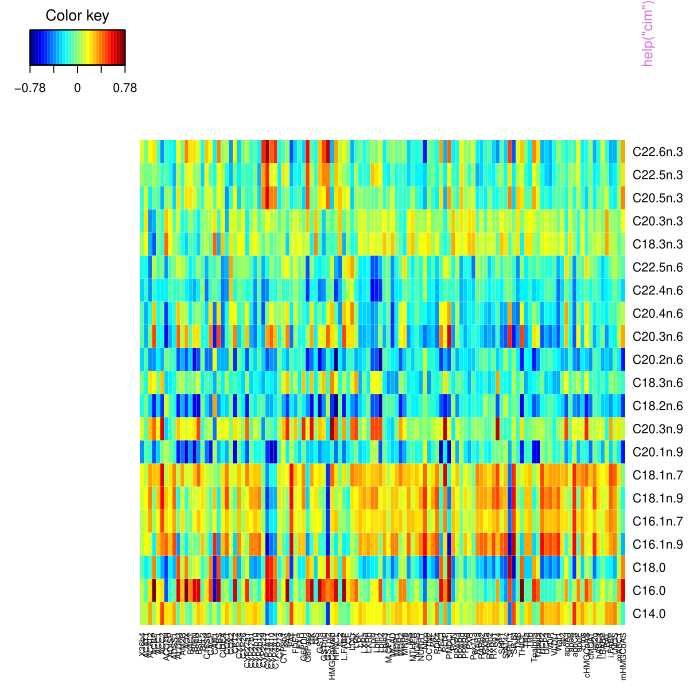

Reproduce this figure in R.
pkgname <- "mixOmics"
source(file.path(R.home("share"), "R", "examples-header.R"))
options(warn = 1)
base::assign(".ExTimings", "mixOmics-Ex.timings", pos = 'CheckExEnv')
base::cat("name\tuser\tsystem\telapsed\n", file=base::get(".ExTimings", pos = 'CheckExEnv'))
base::assign(".format_ptime",
function(x) {
  if(!is.na(x[4L])) x[1L] <- x[1L] + x[4L]
  if(!is.na(x[5L])) x[2L] <- x[2L] + x[5L]
  options(OutDec = '.')
  format(x[1L:3L], digits = 7L)
},
pos = 'CheckExEnv')

### * </HEADER>
library('mixOmics')

base::assign(".oldSearch", base::search(), pos = 'CheckExEnv')
cleanEx()
nameEx("cim")
### * cim

flush(stderr()); flush(stdout())

base::assign(".ptime", proc.time(), pos = "CheckExEnv")
### Name: cim
### Title: Clustered Image Maps (CIMs) ("heat maps")
### Aliases: cim cim.default cim.rcc cim.spls cim.pls
### Keywords: multivariate iplot hplot graphs cluster

### ** Examples

## default method
data(nutrimouse)
X <- nutrimouse$lipid
Y <- nutrimouse$gene

cim(cor(X, Y), dendrogram = "none")

## CIM representation for objects of class 'rcc'
nutri.res <- rcc(X, Y, ncomp = 3, lambda1 = 0.064, lambda2 = 0.008)

dends <- cim(nutri.res, comp = 1:3, xlab = "genes", 
             ylab = "lipids", margins = c(5, 6))

op <- par(mar = c(5, 4, 4, 4), cex = 0.8)			 
plot(dends$ddr, axes = FALSE, horiz = TRUE)
par(op)

## interactive 'zoom' 
## Not run: 
##D cim(nutri.res, comp = 1:3, zoom = TRUE)
##D ## select the region and "see" the zoom-out region
## End(Not run)

## CIM representation for objects of class 'spls'
data(liver.toxicity)
X <- liver.toxicity$gene
Y <- liver.toxicity$clinic

toxicity.spls <- spls(X, Y, ncomp = 3, keepX = c(50, 50, 50), 
                      keepY = c(10, 10, 10))

cim(toxicity.spls, comp = 1:3)



base::assign(".dptime", (proc.time() - get(".ptime", pos = "CheckExEnv")), pos = "CheckExEnv")
base::cat("cim", base::get(".format_ptime", pos = 'CheckExEnv')(get(".dptime", pos = "CheckExEnv")), "\n", file=base::get(".ExTimings", pos = 'CheckExEnv'), append=TRUE, sep="\t")
graphics::par(get("par.postscript", pos = 'CheckExEnv'))
cleanEx()
nameEx("image.tune.rcc")
### * image.tune.rcc

flush(stderr()); flush(stdout())

base::assign(".ptime", proc.time(), pos = "CheckExEnv")
### Name: image
### Title: Plot the cross-validation score.
### Aliases: image.tune.rcc
### Keywords: dplot hplot

### ** Examples

data(nutrimouse)
X <- nutrimouse$lipid
Y <- nutrimouse$gene

## this can take some seconds
cv.score <- tune.rcc(X, Y, validation = "Mfold", plt = FALSE)
image(cv.score)



base::assign(".dptime", (proc.time() - get(".ptime", pos = "CheckExEnv")), pos = "CheckExEnv")
base::cat("image.tune.rcc", base::get(".format_ptime", pos = 'CheckExEnv')(get(".dptime", pos = "CheckExEnv")), "\n", file=base::get(".ExTimings", pos = 'CheckExEnv'), append=TRUE, sep="\t")
cleanEx()
nameEx("imgCor")
### * imgCor

flush(stderr()); flush(stdout())

base::assign(".ptime", proc.time(), pos = "CheckExEnv")
### Name: imgCor
### Title: Image Maps of Correlation Matrices between two Data Sets
### Aliases: imgCor
### Keywords: multivariate dplot

### ** Examples

data(nutrimouse)
X <- nutrimouse$lipid
Y <- nutrimouse$gene

## 'combine' type plot (default)
imgCor(X, Y)

## 'separate' type plot
## Not run: 
##D imgCor(X, Y, type = "separate")
##D 
##D ## 'separate' type plot without the name of datas
##D imgCor(X, Y, X.names = FALSE, Y.names = FALSE, type = "separate")
## End(Not run)



base::assign(".dptime", (proc.time() - get(".ptime", pos = "CheckExEnv")), pos = "CheckExEnv")
base::cat("imgCor", base::get(".format_ptime", pos = 'CheckExEnv')(get(".dptime", pos = "CheckExEnv")), "\n", file=base::get(".ExTimings", pos = 'CheckExEnv'), append=TRUE, sep="\t")
cleanEx()
nameEx("ipca")
### * ipca

flush(stderr()); flush(stdout())

base::assign(".ptime", proc.time(), pos = "CheckExEnv")
### Name: ipca
### Title: Independent Principal Component Analysis
### Aliases: ipca
### Keywords: algebra

### ** Examples

data(liver.toxicity)

# implement IPCA on a microarray dataset
ipca.res <- ipca(liver.toxicity$gene, ncomp = 3, mode="deflation")
ipca.res

# samples representation
plotIndiv(ipca.res, ind.names = liver.toxicity$treatment[, 4], cex = 0.5, 
          col = as.numeric(as.factor(liver.toxicity$treatment[, 4])))
## Not run: 
##D plot3dIndiv(ipca.res, cex = 0.01,
##D             col = as.numeric(as.factor(liver.toxicity$treatment[, 4])))
## End(Not run)

# variables representation
plotVar(ipca.res, var.label = TRUE, cex = 0.5)

## Not run: 
##D plot3dVar(ipca.res, rad.in = 0.5, cex = 0.5, 
##D           col = as.numeric(as.factor(liver.toxicity$treatment[, 4])))
##D           
## End(Not run)



base::assign(".dptime", (proc.time() - get(".ptime", pos = "CheckExEnv")), pos = "CheckExEnv")
base::cat("ipca", base::get(".format_ptime", pos = 'CheckExEnv')(get(".dptime", pos = "CheckExEnv")), "\n", file=base::get(".ExTimings", pos = 'CheckExEnv'), append=TRUE, sep="\t")
cleanEx()
nameEx("jet.colors")
### * jet.colors

flush(stderr()); flush(stdout())

base::assign(".ptime", proc.time(), pos = "CheckExEnv")
### Name: jet.colors
### Title: Jet Colors Palette
### Aliases: jet.colors
### Keywords: color

### ** Examples

## Jet Color Scales Strips
def.par <- par(no.readonly = TRUE)
par(mfrow = c(3, 1))
z <- seq(-1, 1, length = 125)
for (n in c(11, 33, 125)) {
    image(matrix(z, ncol = 1), col = jet.colors(n), 
          xaxt = "n", yaxt = "n", main = paste("n = ", n))
    box()
    par(usr = c(-1, 1, -1, 1))		
    axis(1, at = c(-1, 0, 1))
}
par(def.par)



base::assign(".dptime", (proc.time() - get(".ptime", pos = "CheckExEnv")), pos = "CheckExEnv")
base::cat("jet.colors", base::get(".format_ptime", pos = 'CheckExEnv')(get(".dptime", pos = "CheckExEnv")), "\n", file=base::get(".ExTimings", pos = 'CheckExEnv'), append=TRUE, sep="\t")
graphics::par(get("par.postscript", pos = 'CheckExEnv'))
cleanEx()
nameEx("mat.rank")
### * mat.rank

flush(stderr()); flush(stdout())

base::assign(".ptime", proc.time(), pos = "CheckExEnv")
### Name: mat.rank
### Title: Matrix Rank
### Aliases: mat.rank
### Keywords: algebra

### ** Examples

## Hilbert matrix
hilbert <- function(n) { i <- 1:n; 1 / outer(i - 1, i, "+") }
mat <- hilbert(16)
mat.rank(mat)

## Hilbert matrix with missing data
idx.na <- matrix(sample(c(0, 1, 1, 1, 1), 36, replace = TRUE), ncol = 6)
m.na <- m <- hilbert(9)[, 1:6]
m.na[idx.na == 0] <- NA
mat.rank(m)
mat.rank(m.na)



base::assign(".dptime", (proc.time() - get(".ptime", pos = "CheckExEnv")), pos = "CheckExEnv")
base::cat("mat.rank", base::get(".format_ptime", pos = 'CheckExEnv')(get(".dptime", pos = "CheckExEnv")), "\n", file=base::get(".ExTimings", pos = 'CheckExEnv'), append=TRUE, sep="\t")
cleanEx()
nameEx("multilevel")
### * multilevel

flush(stderr()); flush(stdout())

base::assign(".ptime", proc.time(), pos = "CheckExEnv")
### Name: multilevel
### Title: Multilevel analysis for repeated measurements (cross-over
###   design)
### Aliases: multilevel multilevel.spls multilevel.splsda
### Keywords: regression multivariate

### ** Examples

## First example: one-factor analysis with sPLS-DA, selecting a subset of variables
# as in the paper Liquet et al.
#--------------------------------------------------------------
data(vac18)
X <- vac18$genes
Y <- vac18$stimulation
# sample indicates the repeated measurements
design <- data.frame(sample = vac18$sample, 
                     stimul = vac18$stimulation)

# multilevel sPLS-DA model
res.1level <- multilevel(X, ncomp = 3, design = design,
                         method = "splsda", keepX = c(30, 137, 123))

# set up colors for plotIndiv
col.stim <- c("darkblue", "purple", "green4","red3")
col.stim <- col.stim[as.numeric(Y)]
plotIndiv(res.1level, ind.names = Y, col = col.stim)


## Second example: two-factor analysis with sPLS-DA, selecting a subset of variables
# as in the paper Liquet et al.
#--------------------------------------------------------------
## Not run: 
##D data(vac18.simulated) # simulated data
##D 
##D X <- vac18.simulated$genes
##D design <- data.frame(sample = vac18.simulated$sample,
##D                      stimu = vac18.simulated$stimulation,
##D                      time = vac18.simulated$time)
##D 
##D res.2level <- multilevel(X, ncomp = 2, design = design,
##D                          keepX = c(200, 200), method = 'splsda')
##D 
##D # set up colors and pch for plotIndiv
##D col.stimu <- as.numeric(design$stimu)
##D pch.time <- c(20, 4)[as.numeric(design$time)]
##D 
##D plotIndiv(res.2level, col = col.stimu, ind.names = FALSE,
##D           pch = pch.time)
##D legend('bottomright', legend = levels(design$stimu),
##D        col = unique(col.stimu), pch = 20, cex = 0.8, 
##D        title = "Stimulation")
##D legend('topright', col = 'black', legend = levels(design$time),  
##D        pch = unique(pch.time), cex = 0.8, title = "Time")
## End(Not run)       

## Third example: one-factor analysis with sPLS, selecting a subset of variables
#--------------------------------------------------------------
## Not run: 
##D data(liver.toxicity)
##D # note: we made up those data, pretending they are repeated measurements
##D repeat.indiv <- c(1, 2, 1, 2, 1, 2, 1, 2, 3, 3, 4, 3, 4, 3, 4, 4, 5, 6, 5, 5,
##D                  6, 5, 6, 7, 7, 8, 6, 7, 8, 7, 8, 8, 9, 10, 9, 10, 11, 9, 9,
##D                  10, 11, 12, 12, 10, 11, 12, 11, 12, 13, 14, 13, 14, 13, 14,
##D                  13, 14, 15, 16, 15, 16, 15, 16, 15, 16)
##D summary(as.factor(repeat.indiv)) # 16 rats, 4 measurements each
##D 
##D design <- data.frame(sample = repeat.indiv, 
##D                      stimu = liver.toxicity$treatment$Dose.Group)
##D res.spls.1level <- multilevel(X = liver.toxicity$gene,
##D                                        Y=liver.toxicity$clinic,
##D                                        design = design,
##D                                        ncomp = 3,
##D                                        keepX = c(50, 50, 50), keepY = c(5, 5, 5),
##D                                        method = 'spls', mode = 'canonical')
##D 
##D # set up colors and pch for plotIndiv
##D col.stimu <- as.numeric(as.factor(design$stimu))
##D 
##D plotIndiv(res.spls.1level, rep.space = 'X-variate', ind.names = FALSE, 
##D           col = col.stimu, pch = 20)
##D title(main = 'Gene expression space')
##D plotIndiv(res.spls.1level, rep.space = 'Y-variate', ind.names = FALSE,
##D           col = col.stimu, pch = 20)
##D title(main = 'Clnical measurements space')
##D legend('bottomright', legend = levels(as.factor(design$stimu)),
##D        col = unique(col.stimu), pch = 20, cex = 0.8, 
##D        title = "Dose")
## End(Not run)



base::assign(".dptime", (proc.time() - get(".ptime", pos = "CheckExEnv")), pos = "CheckExEnv")
base::cat("multilevel", base::get(".format_ptime", pos = 'CheckExEnv')(get(".dptime", pos = "CheckExEnv")), "\n", file=base::get(".ExTimings", pos = 'CheckExEnv'), append=TRUE, sep="\t")
cleanEx()
nameEx("network")
### * network

flush(stderr()); flush(stdout())

base::assign(".ptime", proc.time(), pos = "CheckExEnv")
### Name: network
### Title: Relevance Network for (r)CCA and (s)PLS regression
### Aliases: network.default network.rcc network.pls network.spls network
### Keywords: multivariate graphs dplot hplot iplot

### ** Examples


## network representation for objects of class 'rcc'
data(nutrimouse)
X <- nutrimouse$lipid
Y <- nutrimouse$gene
nutri.res <- rcc(X, Y, ncomp = 3, lambda1 = 0.064, lambda2 = 0.008)

## Not run: 
##D    # may not work on the Linux version, use Windows instead
##D network(nutri.res, comp = 1:3, threshold = 0.6)
## End(Not run)

## Changing the attributes of the network
## Not run: 
##D network(nutri.res, comp = 1:3, threshold = 0.45,
##D         color.node = c("mistyrose", "lightcyan"),,
##D         shape.node = c("circle", "rectangle"), 
##D         color.edge = jet.colors(8),
##D         lty.edge = c("solid", "solid"), lwd.edge = c(2, 2), 
##D         show.edge.labels = FALSE)
## End(Not run)

## interactive 'threshold' 
## Not run: 
##D network(nutri.res, comp = 1:3, threshold = 0.55, interactive = TRUE)
##D ## select the 'threshold' and "see" the new network
## End(Not run)

## network representation for objects of class 'spls'
data(liver.toxicity)
X <- liver.toxicity$gene
Y <- liver.toxicity$clinic
toxicity.spls <- spls(X, Y, ncomp = 3, keepX = c(50, 50, 50), 
                      keepY = c(10, 10, 10))
## Not run: 
##D network(toxicity.spls, comp = 1:3, threshold = 0.8, 
##D         X.names = NULL, Y.names = NULL, keep.var = TRUE,
##D         color.node = c("mistyrose", "lightcyan"),
##D         shape.node = c("rectangle", "circle"),
##D         color.edge = c("red", "blue"),
##D         lty.edge = c("solid", "solid"), lwd.edge = c(1, 1), 
##D         show.edge.labels = FALSE, interactive = FALSE)
## End(Not run)



base::assign(".dptime", (proc.time() - get(".ptime", pos = "CheckExEnv")), pos = "CheckExEnv")
base::cat("network", base::get(".format_ptime", pos = 'CheckExEnv')(get(".dptime", pos = "CheckExEnv")), "\n", file=base::get(".ExTimings", pos = 'CheckExEnv'), append=TRUE, sep="\t")
cleanEx()
nameEx("nipals")
### * nipals

flush(stderr()); flush(stdout())

base::assign(".ptime", proc.time(), pos = "CheckExEnv")
### Name: nipals
### Title: Non-linear Iterative Partial Least Squares (NIPALS) algorithm
### Aliases: nipals
### Keywords: algebra multivariate

### ** Examples

## Hilbert matrix
hilbert <- function(n) { i <- 1:n; 1 / outer(i - 1, i, "+") }
X.na <- X <- hilbert(9)[, 1:6]

## Hilbert matrix with missing data
idx.na <- matrix(sample(c(0, 1, 1, 1, 1), 36, replace = TRUE), ncol = 6)
X.na[idx.na == 0] <- NA
X.rec <- nipals(X.na, reconst = TRUE)$rec
round(X, 2)
round(X.rec, 2)



base::assign(".dptime", (proc.time() - get(".ptime", pos = "CheckExEnv")), pos = "CheckExEnv")
base::cat("nipals", base::get(".format_ptime", pos = 'CheckExEnv')(get(".dptime", pos = "CheckExEnv")), "\n", file=base::get(".ExTimings", pos = 'CheckExEnv'), append=TRUE, sep="\t")
cleanEx()
nameEx("pca")
### * pca

flush(stderr()); flush(stdout())

base::assign(".ptime", proc.time(), pos = "CheckExEnv")
### Name: pca
### Title: Principal Components Analysis
### Aliases: pca
### Keywords: algebra

### ** Examples

data(multidrug)

## this data set contains missing values, therefore 
## the 'prcomp' function cannot be applied
pca.res <- pca(multidrug$ABC.trans, ncomp = 4, scale = TRUE)
plot(pca.res)
print(pca.res)
biplot(pca.res, xlabs = multidrug$cell.line$Class, cex = 0.7)

# samples representation
plotIndiv(pca.res, ind.names = multidrug$cell.line$Class, cex = 0.5, 
          col = as.numeric(as.factor(multidrug$cell.line$Class)))
## Not run: 
##D plot3dIndiv(pca.res, cex = 0.2,
##D             col = as.numeric(as.factor(multidrug$cell.line$Class)))
## End(Not run)
# variables representation
plotVar(pca.res, var.label = TRUE)
## Not run: 
##D plot3dVar(pca.res, rad.in = 0.5, var.label = TRUE, cex = 0.5)
## End(Not run)



base::assign(".dptime", (proc.time() - get(".ptime", pos = "CheckExEnv")), pos = "CheckExEnv")
base::cat("pca", base::get(".format_ptime", pos = 'CheckExEnv')(get(".dptime", pos = "CheckExEnv")), "\n", file=base::get(".ExTimings", pos = 'CheckExEnv'), append=TRUE, sep="\t")
cleanEx()
nameEx("perf")
### * perf

flush(stderr()); flush(stdout())

base::assign(".ptime", proc.time(), pos = "CheckExEnv")
### Name: perf
### Title: Compute evaluation criteria for PLS, sPLS, PLS-DA and sPLS-DA
### Aliases: perf perf.pls perf.spls perf.plsda perf.splsda
### Keywords: regression multivariate

### ** Examples

## validation for objects of class 'pls' (regression)
# ----------------------------------------
## Not run: 
##D data(liver.toxicity)
##D X <- liver.toxicity$gene
##D Y <- liver.toxicity$clinic
##D 
##D 
##D # try tune the number of component to choose
##D # ---------------------
##D # first learn the full model
##D liver.pls <- pls(X, Y, ncomp = 10)
##D 
##D # with 5-fold cross validation: we use the same parameters as in model above
##D # but we perform cross validation to compute the MSEP, Q2 and R2 criteria
##D # ---------------------------
##D liver.val <- perf(liver.pls, validation = "Mfold", folds = 5)
##D 
##D # Q2 total should decrease until it reaches a threshold
##D liver.val$Q2.total
##D 
##D # ncomp = 3 is enough
##D plot(liver.val$Q2.total, type = 'l', col = 'red', ylim = c(-0.1, 0.5), 
##D 	xlab = 'PLS components', ylab = 'Q2 total')
##D abline(h = 0.0975, col = 'darkgreen')
##D legend('topright', col = c('red', 'darkgreen'), legend = c('Q2 total', 'threshold 0.0975')
##D 	, lty = 1)
##D title('Liver toxicity PLS 5-fold, Q2 values')
##D 
##D #have a look at the other criteria
##D # ----------------------
##D # R2
##D liver.val$R2
##D matplot(t(liver.val$R2), type = 'l', xlab = 'PLS components', ylab = 'R2 for each variable')
##D title('Liver toxicity PLS 5-fold, R2 values')
##D 
##D # MSEP
##D liver.val$MSEP
##D matplot(t(liver.val$MSEP), type = 'l', xlab = 'PLS components', ylab = 'MSEP for each variable')
##D title('Liver toxicity PLS 5-fold, MSEP values')
##D 
##D 
##D ## validation for objects of class 'spls' (regression)
##D # ----------------------------------------
##D ncomp = 7
##D # first, learn the model on the whole data set
##D model.spls = spls(X, Y, ncomp = ncomp, mode = 'regression',
##D 	 keepX = c(rep(5, ncomp)), keepY = c(rep(2,ncomp)))
##D 
##D 
##D # with leave-one-out cross validation
##D set.seed(45)
##D model.spls.loo.val <- perf(model.spls, validation = "loo")
##D 
##D #Q2 total
##D model.spls.loo.val$Q2.total
##D 
##D # R2:we can see how the performance degrades when ncomp increases
##D # results are similar to 5-fold
##D model.spls.loo.val$R2
##D 
##D 
##D ## validation for objects of class 'splsda' (classification)
##D # ----------------------------------------
##D data(srbct)
##D X <- srbct$gene
##D Y <- srbct$class  
##D 
##D ncomp = 5
##D 
##D srbct.splsda <- splsda(X, Y, ncomp = ncomp, keepX = rep(10, ncomp))  
##D 
##D # with Mfold
##D # ---------
##D set.seed(45)
##D error <- perf(srbct.splsda, validation = "Mfold", folds = 8, 
##D                method.predict = "all")
##D 
##D plot(error, type = "l")
## End(Not run)




base::assign(".dptime", (proc.time() - get(".ptime", pos = "CheckExEnv")), pos = "CheckExEnv")
base::cat("perf", base::get(".format_ptime", pos = 'CheckExEnv')(get(".dptime", pos = "CheckExEnv")), "\n", file=base::get(".ExTimings", pos = 'CheckExEnv'), append=TRUE, sep="\t")
cleanEx()
nameEx("pheatmap.multilevel")
### * pheatmap.multilevel

flush(stderr()); flush(stdout())

base::assign(".ptime", proc.time(), pos = "CheckExEnv")
### Name: pheatmap.multilevel
### Title: Clustered heatmap
### Aliases: pheatmap.multilevel pheatmap.multilevel.splsda1fact
###   pheatmap.multilevel.splsda2fact
### Keywords: regression multivariate

### ** Examples

## First example: one-factor analysis with sPLS-DA
# -------------------
data(vac18)
X <- vac18$genes
Y <- vac18$stimulation

design <- data.frame(sample = vac18$sample, 
                     stimul = vac18$stimulation)
vac18.splsda.multilevel <- multilevel(X, ncomp = 3, design = design,
                                         method = "splsda", keepX = c(30, 137, 123))


# set up colors for pheatmap
col.samp <- c("lightgreen", "red", "lightblue", "darkorange",
              "purple", "maroon", "blue", "chocolate", "turquoise",
              "tomato1", "pink2", "aquamarine")
col.stimu <- c("darkblue", "purple", "green4","red3")
col.stimu <- col.stimu[as.numeric(Y)]
col.stimu = unique(col.stimu)

pheatmap.multilevel(vac18.splsda.multilevel, 
                    # colors:
                    col_sample = col.samp, 
                    col_stimulation = col.stimu,
                    #labels:
                    label_annotation = c("Subject", "Stimulus"),
                    # scaling:
                    scale = 'row',
                    # distances and clutering
                    clustering_distance_rows = "euclidean", 
                    clustering_distance_cols = "euclidean", 
                    clustering_method = "complete",
                    #  show col/row names and font
                    show_colnames = FALSE,
                    show_rownames = FALSE, 
                    fontsize = 8, 
                    fontsize_row = 3,
                    fontsize_col = 2,
                    border = FALSE, 
                    width = 10)

## Second example: two-factor analysis with sPLS-DA
# --------------------
## Not run: 
##D data(vac18.simulated) # on the simulated data this time
##D 
##D X <- vac18.simulated$genes
##D design <- data.frame(sample = vac18.simulated$sample,
##D                      stimul = vac18.simulated$stimulation,
##D                      time = vac18.simulated$time)
##D 
##D vac18.splsda2.multilevel <- multilevel(X, ncomp = 2, design = design,
##D                             keepX = c(200, 200), method = 'splsda')
##D 
##D # set up colors for each level of pheatmap 
##D col.sample <- c("lightgreen", "red","lightblue","darkorange","purple","maroon") # 6 samples
##D col.time <- c("pink","lightblue1") # two time points
##D col.stimu <- c('green', 'black', 'red', 'blue') # 4 stimulations
##D # set up labels for the 2 levels in design matrix
##D label.stimu <- unique(design[, 2])
##D label.time <- unique(design$time)
##D 
##D pheatmap.multilevel(vac18.splsda2.multilevel,
##D                                 # colors:
##D                                 col_sample=col.sample, 
##D                                 col_stimulation=col.stimu, 
##D                                 col_time=col.time,
##D                                 #labels for each level
##D                                 label_color_stimulation=label.stimu,
##D                                 label_color_time=label.time, 
##D                                 #clustering method
##D                                 clustering_method="ward",
##D                                 #show col/row names and font size
##D                                 show_colnames = FALSE,
##D                                 show_rownames = TRUE,
##D                                 fontsize_row=2)
## End(Not run)



base::assign(".dptime", (proc.time() - get(".ptime", pos = "CheckExEnv")), pos = "CheckExEnv")
base::cat("pheatmap.multilevel", base::get(".format_ptime", pos = 'CheckExEnv')(get(".dptime", pos = "CheckExEnv")), "\n", file=base::get(".ExTimings", pos = 'CheckExEnv'), append=TRUE, sep="\t")
cleanEx()
nameEx("plot.perf")
### * plot.perf

flush(stderr()); flush(stdout())

base::assign(".ptime", proc.time(), pos = "CheckExEnv")
### Name: plot.perf
### Title: Plot for model performance
### Aliases: plot.perf
### Keywords: regression multivariate hplot

### ** Examples

require(lattice)

## validation for objects of class 'pls' or 'spls'
## Not run: 
##D data(liver.toxicity)
##D X <- liver.toxicity$gene
##D Y <- liver.toxicity$clinic
##D 
##D liver.pls <- pls(X, Y, ncomp = 3)
##D liver.perf <- perf(liver.pls, validation = "Mfold")
##D 				   
##D plot(liver.perf, criterion = "R2", type = "l", layout = c(2, 2))
## End(Not run)



base::assign(".dptime", (proc.time() - get(".ptime", pos = "CheckExEnv")), pos = "CheckExEnv")
base::cat("plot.perf", base::get(".format_ptime", pos = 'CheckExEnv')(get(".dptime", pos = "CheckExEnv")), "\n", file=base::get(".ExTimings", pos = 'CheckExEnv'), append=TRUE, sep="\t")
cleanEx()
nameEx("plot.rcc")
### * plot.rcc

flush(stderr()); flush(stdout())

base::assign(".ptime", proc.time(), pos = "CheckExEnv")
### Name: plot.rcc
### Title: Canonical Correlations Plot
### Aliases: plot.rcc
### Keywords: multivariate hplot

### ** Examples

data(nutrimouse)
X <- nutrimouse$lipid
Y <- nutrimouse$gene
nutri.res <- rcc(X, Y, lambda1 = 0.064, lambda2 = 0.008)

## 'pointplot' type scree 
plot(nutri.res) #(default)

plot(nutri.res, pch = 19, cex = 1.2, 
     col = c(rep("red", 3), rep("darkblue", 18)))

## 'barplot' type scree
plot(nutri.res, scree.type = "barplot")

plot(nutri.res, scree.type = "barplot", density = 20, col = "black")



base::assign(".dptime", (proc.time() - get(".ptime", pos = "CheckExEnv")), pos = "CheckExEnv")
base::cat("plot.rcc", base::get(".format_ptime", pos = 'CheckExEnv')(get(".dptime", pos = "CheckExEnv")), "\n", file=base::get(".ExTimings", pos = 'CheckExEnv'), append=TRUE, sep="\t")
cleanEx()
nameEx("plot3dIndiv")
### * plot3dIndiv

flush(stderr()); flush(stdout())

base::assign(".ptime", proc.time(), pos = "CheckExEnv")
### Name: plot3dIndiv
### Title: Plot of Individuals (Experimental Units) in three dimensions
### Aliases: plot3dIndiv plot3dIndiv.rcc plot3dIndiv.pls plot3dIndiv.spls
###   plot3dIndiv.plsda plot3dIndiv.splsda plot3dIndiv.pca plot3dIndiv.spca
### Keywords: multivariate hplot dplot

### ** Examples

require(rgl)

## Not run: 
##D ## plot3d of individuals for objects of class 'rcc' 
##D data(nutrimouse)
##D X <- nutrimouse$lipid
##D Y <- nutrimouse$gene
##D nutri.res <- rcc(X, Y, ncomp = 3, lambda1 = 0.064, lambda2 = 0.008)
##D 
##D col = nutrimouse$diet
##D font = c(rep(1, 20), rep(3, 20))
##D plot3dIndiv(nutri.res, ind.names = nutrimouse$diet, 
##D                 axes.box = "box", font = font, col = col)
##D 				
##D pch = c(rep("s", 20), rep("t", 20))
##D plot3dIndiv(nutri.res, ind.names = FALSE, axes.box = "both", 
##D                 col = col, cex = 1.5, pch = pch)
##D 
##D ## plot3d of individuals for objects of class 'pls' or 'spls'	   
##D data(liver.toxicity)
##D X <- liver.toxicity$gene
##D Y <- liver.toxicity$clinic
##D toxicity.spls <- spls(X, Y, ncomp = 3, keepX = c(50, 50, 50), 
##D                       keepY = c(10, 10, 10))
##D 		  	
##D Time.Group = liver.toxicity$treatment[, "Time.Group"]				  
##D col <- rep(c("blue", "red", "darkgreen", "darkviolet"), rep(16, 4))
##D plot3dIndiv(toxicity.spls, ind.names = Time.Group, 
##D                  col = col, cex = 0.8)		  
##D 		  				  
##D col <- rainbow(48)[Time.Group]
##D plot3dIndiv(toxicity.spls, ind.names = FALSE, 
##D                  col = col, cex = 0.3, axes.box = "both")	
##D 
##D ## plot3d of individuals for objects of class 'pca'	   
##D data(multidrug)
##D pca.res <- pca(multidrug$ABC.trans, ncomp = 4, scale = TRUE)
##D 
##D palette(rainbow(9))
##D col = as.numeric(as.factor(multidrug$cell.line$Class))
##D plot3dIndiv(pca.res, cex = 0.25, col = col)
##D palette("default")				 
## End(Not run)



base::assign(".dptime", (proc.time() - get(".ptime", pos = "CheckExEnv")), pos = "CheckExEnv")
base::cat("plot3dIndiv", base::get(".format_ptime", pos = 'CheckExEnv')(get(".dptime", pos = "CheckExEnv")), "\n", file=base::get(".ExTimings", pos = 'CheckExEnv'), append=TRUE, sep="\t")
cleanEx()
nameEx("plot3dVar")
### * plot3dVar

flush(stderr()); flush(stdout())

base::assign(".ptime", proc.time(), pos = "CheckExEnv")
### Name: plot3dVar
### Title: Plot of Variables in three dimensions
### Aliases: plot3dVar plot3dVar.rcc plot3dVar.pls plot3dVar.spls
###   plot3dVar.plsda plot3dVar.splsda plot3dVar.pca plot3dVar.spca
### Keywords: multivariate hplot dplot

### ** Examples

require(rgl)

## Not run: 
##D ## 3D variable representation for objects of class 'rcc'
##D data(nutrimouse)
##D X <- nutrimouse$lipid
##D Y <- nutrimouse$gene
##D nutri.res <- rcc(X, Y, ncomp = 3, lambda1 = 0.064, lambda2 = 0.008)
##D 
##D \dontrun{
##D # default
##D plot3dVar(nutri.res)
##D 
##D # cutoff active, labeling the variables
##D plot3dVar(nutri.res, cutoff = 0.7, X.label = TRUE, cex = c(0.8, 0.8))
##D }
##D ## 3D variable representation for objects of class 'pls' or 'spls'
##D data(liver.toxicity)
##D X <- liver.toxicity$gene
##D Y <- liver.toxicity$clinic
##D toxi.spls.1 <- spls(X, Y, ncomp = 3, keepX = c(50, 50, 50), 
##D                     keepY = c(10, 10, 10))
##D \dontrun{        
##D plot3dVar(toxi.spls.1, rad.in = 0.5, keep.var = TRUE, cex = c(1, 0.8), 
##D           main = "Variables 3D representation") 
##D }
##D toxi.spls.2 <- spls(X, Y, ncomp = 3, keepX = c(10, 10, 10), 
##D                     keepY = c(10, 10, 10))
##D 					  
##D plot3dVar(toxi.spls.2, rad.in = 0.5, Y.label = TRUE, 
##D           main = "Variables 3D representation", 
##D           label.axes.box = "axes")
##D 	
##D ## 3D variable representation for objects of class 'pca'	   
##D data(multidrug)
##D pca.res <- pca(multidrug$ABC.trans, ncomp = 4, scale = TRUE)
##D 
##D plot3dVar(pca.res)
##D 
##D ## variable representation for objects of class 'splsda'
##D data(liver.toxicity)
##D X <- liver.toxicity$gene
##D Y <- as.factor(liver.toxicity$treatment[, 4])
##D 
##D ncomp <- 3
##D keepX <- rep(20, ncomp)
##D 
##D splsda.liver <- splsda(X, Y, ncomp = ncomp, keepX = keepX)
##D \dontrun{
##D plot3dVar(splsda.liver, var.label = FALSE, Y.label = TRUE, keep.var = TRUE)
##D }
## End(Not run)



base::assign(".dptime", (proc.time() - get(".ptime", pos = "CheckExEnv")), pos = "CheckExEnv")
base::cat("plot3dVar", base::get(".format_ptime", pos = 'CheckExEnv')(get(".dptime", pos = "CheckExEnv")), "\n", file=base::get(".ExTimings", pos = 'CheckExEnv'), append=TRUE, sep="\t")
cleanEx()
nameEx("plotIndiv")
### * plotIndiv

flush(stderr()); flush(stdout())

base::assign(".ptime", proc.time(), pos = "CheckExEnv")
### Name: plotIndiv
### Title: Plot of Individuals (Experimental Units)
### Aliases: plotIndiv plotIndiv.rcc plotIndiv.pls plotIndiv.spls
###   plotIndiv.plsda plotIndiv.splsda plotIndiv.pca plotIndiv.spca
###   plotIndiv.rgcca plotIndiv.sgcca
### Keywords: multivariate hplot dplot

### ** Examples

## plot of individuals for objects of class 'rcc' 
# ----------------------------------------------------
data(nutrimouse)
X <- nutrimouse$lipid
Y <- nutrimouse$gene
nutri.res <- rcc(X, Y, ncomp = 3, lambda1 = 0.064, lambda2 = 0.008)

plotIndiv(nutri.res) #(default) 

col <- rep(c("blue", "red"), c(20, 20))
plotIndiv(nutri.res, ind.names = nutrimouse$diet, col = col)
legend(-2.2, -1.1, c("WT", "PPAR"), pch = c(16, 16), 
       col = c("blue", "red"), text.col = c("blue", "red"),
       cex = 1, pt.cex = c(1.2, 1.2))

## plot of individuals for objects of class 'pls' or 'spls'	
# ----------------------------------------------------   
data(liver.toxicity)
X <- liver.toxicity$gene
Y <- liver.toxicity$clinic
toxicity.spls <- spls(X, Y, ncomp = 3, keepX = c(50, 50, 50), 
                      keepY = c(10, 10, 10))
		  
col <- rep(c("blue", "red", "darkgreen", "darkviolet"), rep(16, 4))
cex <- rep(c(1, 1.2, 1, 1.4), c(16, 16, 16, 16))
pch <- rep(c(15, 16, 17, 18), c(16, 16, 16, 16))
plotIndiv(toxicity.spls, comp = 1:2, ind.names = FALSE,
          rep.space = "X-variate", col = col, cex = cex, pch = pch)
legend("topright", c("50 mg/kg", "150 mg/kg", "1500 mg/kg", "2000 mg/kg"), 
       col = c("blue", "red", "darkgreen", "darkviolet"), 
       pch = c(15, 16, 17, 18), pt.cex = c(1, 1.2, 1, 1.4), 
       title = "Treatment")
       
## variable representation for objects of class 'sgcca' (or 'rgcca')
# ----------------------------------------------------
data(nutrimouse)

# need to unmap the Y factor diet
Y = unmap(nutrimouse$diet)
data = list(nutrimouse$gene, nutrimouse$lipid,Y)
# with this design, gene expression and lipids are connected to the diet factor
# and gene expression and lipids are also connected
design = matrix(c(0,1,1,
                  1,0,1,
                  1,1,0), ncol = 3, nrow = 3, byrow = TRUE)

#note: the penalty parameters will need to be tuned
wrap.result.sgcca = wrapper.sgcca(data = data, design = design, penalty = c(.3,.5, 1), 
                                  ncomp = c(2, 2, 1),
                                  scheme = "centroid", verbose = FALSE)


# on the first data set
plotIndiv(wrap.result.sgcca, rep.space = 1, ind.names = TRUE, 
          col = as.numeric(nutrimouse$diet), cex = .6)
# on the second data set
plotIndiv(wrap.result.sgcca, rep.space = 2, ind.names = TRUE, 
          col = as.numeric(nutrimouse$diet), cex = .6)





base::assign(".dptime", (proc.time() - get(".ptime", pos = "CheckExEnv")), pos = "CheckExEnv")
base::cat("plotIndiv", base::get(".format_ptime", pos = 'CheckExEnv')(get(".dptime", pos = "CheckExEnv")), "\n", file=base::get(".ExTimings", pos = 'CheckExEnv'), append=TRUE, sep="\t")
cleanEx()
nameEx("plotVar")
### * plotVar

flush(stderr()); flush(stdout())

base::assign(".ptime", proc.time(), pos = "CheckExEnv")
### Name: plotVar
### Title: Plot of Variables
### Aliases: plotVar plotVar.rcc plotVar.pls plotVar.spls plotVar.plsda
###   plotVar.splsda plotVar.pca plotVar.spca plotVar.sgcca plotVar.rgcca
### Keywords: multivariate hplot dplot

### ** Examples

## variable representation for objects of class 'rcc'
# ----------------------------------------------------
data(nutrimouse)
X <- nutrimouse$lipid
Y <- nutrimouse$gene
nutri.res <- rcc(X, Y, ncomp = 3, lambda1 = 0.064, lambda2 = 0.008)

plotVar(nutri.res) #(default)

plotVar(nutri.res, comp = 1:2, cutoff = 0.5, 
        X.label = TRUE, Y.label = TRUE)

## variable representation for objects of class 'pls' or 'spls'
# ----------------------------------------------------
data(liver.toxicity)
X <- liver.toxicity$gene
Y <- liver.toxicity$clinic
toxicity.spls <- spls(X, Y, ncomp = 3, keepX = c(50, 50, 50), 
                      keepY = c(10, 10, 10))
	
plotVar(toxicity.spls, keep.var = TRUE, Y.label = TRUE, cex = c(1,0.8))	

## variable representation for objects of class 'splsda'
# ----------------------------------------------------
## Not run: 
##D data(liver.toxicity)
##D X <- liver.toxicity$gene
##D Y <- as.factor(liver.toxicity$treatment[, 4])
##D 
##D ncomp <- 2
##D keepX <- rep(20, ncomp)
##D 
##D splsda.liver <- splsda(X, Y, ncomp = ncomp, keepX = keepX)
##D plotVar(splsda.liver, var.label = FALSE)
## End(Not run)

## variable representation for objects of class 'sgcca' (or 'rgcca')
# ----------------------------------------------------
data(nutrimouse)

# need to unmap the Y factor diet
Y = unmap(nutrimouse$diet)
data = list(nutrimouse$gene, nutrimouse$lipid,Y)
# with this design, gene expression and lipids are connected to the diet factor
# and gene expression and lipids are also connected
design = matrix(c(0,1,1,
                  1,0,1,
                  1,1,0), ncol = 3, nrow = 3, byrow = TRUE)

#note: the penalty parameters will need to be tuned
wrap.result.sgcca = wrapper.sgcca(data = data, design = design, penalty = c(.3,.5, 1), 
                                  ncomp = c(2, 2, 1),
                                  scheme = "centroid", verbose = FALSE)
par(mfrow=c(2,2))
plotVar(wrap.result.sgcca, comp = c(1,2), block = c(1,2), ncomp.select = c(1,2))
plotVar(wrap.result.sgcca, comp = c(1,2), block = c(1,2), ncomp.select = c(1,2), labels = TRUE)
plotVar(wrap.result.sgcca, comp = c(1,2), block = c(1,2), ncomp.select = 1, labels = TRUE)
plotVar(wrap.result.sgcca, comp = c(1,2), block = 1, ncomp.select = 1, labels = TRUE)
par(mfrow=c(1,1))



base::assign(".dptime", (proc.time() - get(".ptime", pos = "CheckExEnv")), pos = "CheckExEnv")
base::cat("plotVar", base::get(".format_ptime", pos = 'CheckExEnv')(get(".dptime", pos = "CheckExEnv")), "\n", file=base::get(".ExTimings", pos = 'CheckExEnv'), append=TRUE, sep="\t")
graphics::par(get("par.postscript", pos = 'CheckExEnv'))
cleanEx()
nameEx("pls")
### * pls

flush(stderr()); flush(stdout())

base::assign(".ptime", proc.time(), pos = "CheckExEnv")
### Name: pls
### Title: Partial Least Squares (PLS) Regression
### Aliases: pls
### Keywords: regression multivariate

### ** Examples

data(linnerud)
X <- linnerud$exercise
Y <- linnerud$physiological
linn.pls <- pls(X, Y, mode = "classic")

data(liver.toxicity)
X <- liver.toxicity$gene
Y <- liver.toxicity$clinic

toxicity.pls <- pls(X, Y, ncomp = 3)



base::assign(".dptime", (proc.time() - get(".ptime", pos = "CheckExEnv")), pos = "CheckExEnv")
base::cat("pls", base::get(".format_ptime", pos = 'CheckExEnv')(get(".dptime", pos = "CheckExEnv")), "\n", file=base::get(".ExTimings", pos = 'CheckExEnv'), append=TRUE, sep="\t")
cleanEx()
nameEx("plsda")
### * plsda

flush(stderr()); flush(stdout())

base::assign(".ptime", proc.time(), pos = "CheckExEnv")
### Name: plsda
### Title: Partial Least Squares Discriminate Analysis (PLS-DA).
### Aliases: plsda
### Keywords: regression multivariate

### ** Examples

## First example
data(breast.tumors)
X <- breast.tumors$gene.exp
Y <- breast.tumors$sample$treatment

plsda.breast <- plsda(X, Y, ncomp = 2)
palette(c("red", "blue"))
col.breast <- as.numeric(as.factor(Y))
plotIndiv(plsda.breast, ind.names = TRUE, col = col.breast)
legend('bottomleft', c("After", "Before"), pch = c(16, 16), 
       col = unique(col.breast), cex = 1, pt.cex = c(1.2, 1.2), 
       title = "Treatment")
palette("default")

## Not run: 
##D ## Second example
##D data(liver.toxicity)
##D X <- liver.toxicity$gene
##D Y <- liver.toxicity$treatment[, 4]
##D 
##D plsda.liver <- plsda(X, Y, ncomp = 2)
##D col.rat <- as.numeric(as.factor(Y))
##D plotIndiv(plsda.liver, col = col.rat, ind.names = Y)
## End(Not run)



base::assign(".dptime", (proc.time() - get(".ptime", pos = "CheckExEnv")), pos = "CheckExEnv")
base::cat("plsda", base::get(".format_ptime", pos = 'CheckExEnv')(get(".dptime", pos = "CheckExEnv")), "\n", file=base::get(".ExTimings", pos = 'CheckExEnv'), append=TRUE, sep="\t")
cleanEx()
nameEx("predict")
### * predict

flush(stderr()); flush(stdout())

base::assign(".ptime", proc.time(), pos = "CheckExEnv")
### Name: predict
### Title: Predict Method for PLS, sPLS, PLS-DA or sPLS-DA
### Aliases: predict.splsda predict.plsda predict.pls predict.spls
### Keywords: regression multivariate

### ** Examples

data(linnerud)
X <- linnerud$exercise
Y <- linnerud$physiological
linn.pls <- pls(X, Y, ncomp = 2, mode = "classic")

indiv1 <- c(200, 40, 60)
indiv2 <- c(190, 45, 45)
newdata <- rbind(indiv1, indiv2)
colnames(newdata) <- colnames(X)
newdata

pred <- predict(linn.pls, newdata)

plotIndiv(linn.pls, comp = 1:2, rep.space = "X-variate")
points(pred$variates[, 1], pred$variates[, 2], pch = 19, cex = 1.2)
text(pred$variates[, 1], pred$variates[, 2], 
     c("new ind.1", "new ind.2"), pos = 3)
	 
## First example with plsda
data(liver.toxicity)
X <- liver.toxicity$gene
Y <- as.factor(liver.toxicity$treatment[, 4])

## if training is perfomed on 4/5th of the original data
samp <- sample(1:5, nrow(X), replace = TRUE)  
test <- which(samp == 1)   # testing on the first fold
train <- setdiff(1:nrow(X), test)

plsda.train <- plsda(X[train, ], Y[train], ncomp = 2)
test.predict <- predict(plsda.train, X[test, ], method = "max.dist")
Prediction <- levels(Y)[test.predict$class$max.dist[, 2]]
cbind(Y = as.character(Y[test]), Prediction)

## Not run: 
##D ## Second example with splsda
##D splsda.train <- splsda(X[train, ], Y[train], ncomp = 2, keepX = c(30, 30))
##D test.predict <- predict(splsda.train, X[test, ], method = "max.dist")
##D Prediction <- levels(Y)[test.predict$class$max.dist[, 2]]
##D cbind(Y = as.character(Y[test]), Prediction)
## End(Not run)



base::assign(".dptime", (proc.time() - get(".ptime", pos = "CheckExEnv")), pos = "CheckExEnv")
base::cat("predict", base::get(".format_ptime", pos = 'CheckExEnv')(get(".dptime", pos = "CheckExEnv")), "\n", file=base::get(".ExTimings", pos = 'CheckExEnv'), append=TRUE, sep="\t")
cleanEx()
nameEx("print.methods")
### * print.methods

flush(stderr()); flush(stdout())

base::assign(".ptime", proc.time(), pos = "CheckExEnv")
### Name: print
### Title: Print Methods for CCA, (s)PLS, PCA and Summary objects
### Aliases: print print.rcc print.pls print.spls print.summary print.pca
###   print.spca print.rgcca print.sgcca
### Keywords: regression multivariate

### ** Examples

## print for objects of class 'rcc'
data(nutrimouse)
X <- nutrimouse$lipid
Y <- nutrimouse$gene
nutri.res <- rcc(X, Y, ncomp = 3, lambda1 = 0.064, lambda2 = 0.008)
print(nutri.res)

## print for objects of class 'summary'
more <- summary(nutri.res, cutoff = 0.65)
print(more)

## print for objects of class 'pls'
data(linnerud)
X <- linnerud$exercise
Y <- linnerud$physiological
linn.pls <- pls(X, Y)
print(linn.pls)

## print for objects of class 'spls'
data(liver.toxicity)
X <- liver.toxicity$gene
Y <- liver.toxicity$clinic
toxicity.spls <- spls(X, Y, ncomp = 3, keepX = c(50, 50, 50), 
                      keepY = c(10, 10, 10))
print(toxicity.spls)



base::assign(".dptime", (proc.time() - get(".ptime", pos = "CheckExEnv")), pos = "CheckExEnv")
base::cat("print.methods", base::get(".format_ptime", pos = 'CheckExEnv')(get(".dptime", pos = "CheckExEnv")), "\n", file=base::get(".ExTimings", pos = 'CheckExEnv'), append=TRUE, sep="\t")
cleanEx()
nameEx("rcc")
### * rcc

flush(stderr()); flush(stdout())

base::assign(".ptime", proc.time(), pos = "CheckExEnv")
### Name: rcc
### Title: Regularized Canonical Correlation Analysis
### Aliases: rcc rcc.default
### Keywords: multivariate

### ** Examples

## Classic CCA
data(linnerud)
X <- linnerud$exercise
Y <- linnerud$physiological
linn.res <- rcc(X, Y)

## Regularized CCA
data(nutrimouse)
X <- nutrimouse$lipid
Y <- nutrimouse$gene
nutri.res <- rcc(X, Y, ncomp = 3, lambda1 = 0.064, lambda2 = 0.008)



base::assign(".dptime", (proc.time() - get(".ptime", pos = "CheckExEnv")), pos = "CheckExEnv")
base::cat("rcc", base::get(".format_ptime", pos = 'CheckExEnv')(get(".dptime", pos = "CheckExEnv")), "\n", file=base::get(".ExTimings", pos = 'CheckExEnv'), append=TRUE, sep="\t")
cleanEx()
nameEx("s.match")
### * s.match

flush(stderr()); flush(stdout())

base::assign(".ptime", proc.time(), pos = "CheckExEnv")
### Name: s.match
### Title: Plot of Paired Coordinates
### Aliases: s.match
### Keywords: multivariate hplot

### ** Examples


## relevant only for canonical mode
data(liver.toxicity)
X <- liver.toxicity$gene
Y <- liver.toxicity$clinic
toxicity.spls <- spls(X, Y, mode = "canonical", ncomp = 3, 
                      keepX = c(50, 50, 50), keepY = c(10, 10, 10))

color.toxicity <- as.numeric(liver.toxicity$treatment[, 2])
label.toxicity <- liver.toxicity$treatment[, 1]
s.match(toxicity.spls$variates$X[, c(1, 2)], 
        toxicity.spls$variates$Y[, c(1, 2)], 
        clabel = 0.5, label = label.toxicity, col = color.toxicity)




base::assign(".dptime", (proc.time() - get(".ptime", pos = "CheckExEnv")), pos = "CheckExEnv")
base::cat("s.match", base::get(".format_ptime", pos = 'CheckExEnv')(get(".dptime", pos = "CheckExEnv")), "\n", file=base::get(".ExTimings", pos = 'CheckExEnv'), append=TRUE, sep="\t")
cleanEx()
nameEx("select.var")
### * select.var

flush(stderr()); flush(stdout())

base::assign(".ptime", proc.time(), pos = "CheckExEnv")
### Name: select.var
### Title: Output of selected variables
### Aliases: select.var select.var.spls select.var.splsda select.var.spca
###   select.var.sipca select.var.sgcca

### ** Examples

data(liver.toxicity)
X = liver.toxicity$gene
Y = liver.toxicity$clinic

# example with sPCA
# ------------------
liver.spca <- spca(X, ncomp = 1, keepX = 10)
select.var(liver.spca, comp = 1)$name
select.var(liver.spca, comp = 1)$value

#example with sIPCA
# -----------------
## Not run: 
##D liver.sipca <- sipca(X, ncomp = 3, keepX = rep(10, 3))
##D select.var(liver.sipca, comp = 1)
## End(Not run)

# example with sPLS
# -----------------
## Not run: 
##D liver.spls = spls(X, Y, ncomp = 2, keepX = c(20, 40),keepY = c(5, 5))
##D select.var(liver.spls, comp = 2)
##D 
##D # example with sPLS-DA
##D data(srbct)   # an example with no gene name in the data
##D X = srbct$gene
##D Y = srbct$class
##D 
##D srbct.splsda = splsda(X, Y, ncomp = 2, keepX = c(5, 10))
##D select = select.var(srbct.splsda, comp = 2)
##D select
##D # this is a very specific case where a data set has no rownames. 
##D srbct$gene.name[substr(select$select, 2,5),]  
## End(Not run)

# example with sGCCA
# -----------------
## Not run: 
##D data(nutrimouse)
##D 
##D # ! need to unmap the Y factor
##D Y = unmap(nutrimouse$diet)
##D data = list(nutrimouse$gene, nutrimouse$lipid,Y)
##D # in this design, gene expression and lipids are connected to the diet factor
##D # and gene expression and lipids are also connected
##D design = matrix(c(0,1,1,
##D                   1,0,1,
##D                   1,1,0), ncol = 3, nrow = 3, byrow = T)
##D #note: the penalty parameters need to be tuned
##D wrap.result.sgcca = wrapper.sgcca(data = data, design = design, penalty = c(.3,.5, 1), 
##D                                   ncomp = c(2, 2, 1),
##D                                   scheme = "centroid", verbose = FALSE)
##D 
##D select = select.var(wrap.result.sgcca, comp = 1)
##D # loading value of the variables selected on the first block
##D select$value.var[[1]]
## End(Not run)




base::assign(".dptime", (proc.time() - get(".ptime", pos = "CheckExEnv")), pos = "CheckExEnv")
base::cat("select.var", base::get(".format_ptime", pos = 'CheckExEnv')(get(".dptime", pos = "CheckExEnv")), "\n", file=base::get(".ExTimings", pos = 'CheckExEnv'), append=TRUE, sep="\t")
cleanEx()
nameEx("sipca")
### * sipca

flush(stderr()); flush(stdout())

base::assign(".ptime", proc.time(), pos = "CheckExEnv")
### Name: sipca
### Title: Independent Principal Component Analysis
### Aliases: sipca
### Keywords: algebra

### ** Examples

data(liver.toxicity)

# implement IPCA on a microarray dataset
sipca.res <- sipca(liver.toxicity$gene, ncomp = 3, mode="deflation", keepX=c(50,50,50))
sipca.res

# samples representation
plotIndiv(sipca.res, ind.names = liver.toxicity$treatment[, 4], cex = 0.5, 
          col = as.numeric(as.factor(liver.toxicity$treatment[, 4])))
## Not run: 
##D plot3dIndiv(sipca.res, cex = 0.01,
##D             col = as.numeric(as.factor(liver.toxicity$treatment[, 4])))
## End(Not run)
# variables representation
plotVar(sipca.res, var.label = TRUE, cex = 0.5)
## Not run: 
##D plot3dVar(sipca.res, rad.in = 0.5, var.label = TRUE, cex = 0.5)
## End(Not run)



base::assign(".dptime", (proc.time() - get(".ptime", pos = "CheckExEnv")), pos = "CheckExEnv")
base::cat("sipca", base::get(".format_ptime", pos = 'CheckExEnv')(get(".dptime", pos = "CheckExEnv")), "\n", file=base::get(".ExTimings", pos = 'CheckExEnv'), append=TRUE, sep="\t")
cleanEx()
nameEx("spca")
### * spca

flush(stderr()); flush(stdout())

base::assign(".ptime", proc.time(), pos = "CheckExEnv")
### Name: spca
### Title: Sparse Principal Components Analysis
### Aliases: spca
### Keywords: algebra

### ** Examples

data(liver.toxicity)
spca.rat <- spca(liver.toxicity$gene, ncomp = 3, keepX = rep(50, 3))
spca.rat

## variable representation
plotVar(spca.rat, X.label = TRUE, cex = 0.5)
## Not run: plot3dVar(spca.rat)

## samples representation
plotIndiv(spca.rat, ind.names = liver.toxicity$treatment[, 3], cex = 0.5, 
          col = as.numeric(liver.toxicity$treatment[, 3]))
## Not run: 
##D plot3dIndiv(spca.rat, cex = 0.01, 
##D             col = as.numeric(liver.toxicity$treatment[, 3]))
## End(Not run)



base::assign(".dptime", (proc.time() - get(".ptime", pos = "CheckExEnv")), pos = "CheckExEnv")
base::cat("spca", base::get(".format_ptime", pos = 'CheckExEnv')(get(".dptime", pos = "CheckExEnv")), "\n", file=base::get(".ExTimings", pos = 'CheckExEnv'), append=TRUE, sep="\t")
cleanEx()
nameEx("spls")
### * spls

flush(stderr()); flush(stdout())

base::assign(".ptime", proc.time(), pos = "CheckExEnv")
### Name: spls
### Title: Sparse Partial Least Squares (sPLS)
### Aliases: spls
### Keywords: regression multivariate

### ** Examples

data(liver.toxicity)
X <- liver.toxicity$gene
Y <- liver.toxicity$clinic

toxicity.spls <- spls(X, Y, ncomp = 2, keepX = c(50, 50), 
                      keepY = c(10, 10))



base::assign(".dptime", (proc.time() - get(".ptime", pos = "CheckExEnv")), pos = "CheckExEnv")
base::cat("spls", base::get(".format_ptime", pos = 'CheckExEnv')(get(".dptime", pos = "CheckExEnv")), "\n", file=base::get(".ExTimings", pos = 'CheckExEnv'), append=TRUE, sep="\t")
cleanEx()
nameEx("splsda")
### * splsda

flush(stderr()); flush(stdout())

base::assign(".ptime", proc.time(), pos = "CheckExEnv")
### Name: splsda
### Title: Sparse Partial Least Squares Discriminate Analysis (sPLS-DA)
### Aliases: splsda
### Keywords: regression multivariate

### ** Examples

## First example
data(breast.tumors)
X <- breast.tumors$gene.exp
Y <- breast.tumors$sample$treatment

res <- splsda(X, Y, ncomp = 2, keepX = c(25, 25))
palette(c("red", "blue"))
col.breast <- as.numeric(as.factor(Y))
plotIndiv(res, ind.names = TRUE, col = col.breast)
legend('bottomleft', c("After", "Before"), pch = c(16, 16), 
       col = unique(col.breast), cex = 1, pt.cex = c(1.2, 1.2), 
       title = "Treatment")
palette("default")

## Second example
## Not run: 
##D data(liver.toxicity)
##D X <- as.matrix(liver.toxicity$gene)
##D Y <- liver.toxicity$treatment[, 4]
##D 
##D splsda.liver = splsda(X, Y, ncomp = 2, keepX = c(20, 20))
##D col.rat <- as.numeric(as.factor(Y))
##D plotIndiv(splsda.liver, col = col.rat, ind.names = Y)
## End(Not run)



base::assign(".dptime", (proc.time() - get(".ptime", pos = "CheckExEnv")), pos = "CheckExEnv")
base::cat("splsda", base::get(".format_ptime", pos = 'CheckExEnv')(get(".dptime", pos = "CheckExEnv")), "\n", file=base::get(".ExTimings", pos = 'CheckExEnv'), append=TRUE, sep="\t")
cleanEx()
nameEx("summary")
### * summary

flush(stderr()); flush(stdout())

base::assign(".ptime", proc.time(), pos = "CheckExEnv")
### Name: summary
### Title: Summary Methods for CCA and PLS objects
### Aliases: summary summary.rcc summary.pls summary.spls
### Keywords: regression multivariate

### ** Examples

## summary for objects of class 'rcc'
data(nutrimouse)
X <- nutrimouse$lipid
Y <- nutrimouse$gene
nutri.res <- rcc(X, Y, ncomp = 3, lambda1 = 0.064, lambda2 = 0.008)
more <- summary(nutri.res, cutoff = 0.65)

## summary for objects of class 'pls'
data(linnerud)
X <- linnerud$exercise
Y <- linnerud$physiological
linn.pls <- pls(X, Y)
more <- summary(linn.pls)

## summary for objects of class 'spls'
data(liver.toxicity)
X <- liver.toxicity$gene
Y <- liver.toxicity$clinic
toxicity.spls <- spls(X, Y, ncomp = 3, keepX = c(50, 50, 50), 
                      keepY = c(10, 10, 10))
more <- summary(toxicity.spls, what = "redundancy", keep.var = TRUE)



base::assign(".dptime", (proc.time() - get(".ptime", pos = "CheckExEnv")), pos = "CheckExEnv")
base::cat("summary", base::get(".format_ptime", pos = 'CheckExEnv')(get(".dptime", pos = "CheckExEnv")), "\n", file=base::get(".ExTimings", pos = 'CheckExEnv'), append=TRUE, sep="\t")
cleanEx()
nameEx("tune.multilevel")
### * tune.multilevel

flush(stderr()); flush(stdout())

base::assign(".ptime", proc.time(), pos = "CheckExEnv")
### Name: tune.multilevel
### Title: Tuning functions for multilevel analyses
### Aliases: tune.multilevel tune.splsdalevel1 tune.splsdalevel2
###   tune.splslevel
### Keywords: regression multivariate

### ** Examples

## First example: one-factor analysis with sPLS-DA
## Not run: 
##D   data(vac18.simulated) # simulated data
##D   design <- data.frame(sample = vac18.simulated$sample,
##D                        stimu = vac18.simulated$stimulation)
##D   
##D     result.ex1 = tune.multilevel(vac18.simulated$genes,
##D                                design = design,
##D                                ncomp=2,
##D                                test.keepX=c(5, 10, 15), 
##D                                already.tested.X = c(50),
##D                                method = 'splsda',
##D                                dist = 'mahalanobis.dist',
##D                                validation = 'loo') 
##D   
##D   # error rate for the tested parameters est.keepX=c(5, 10, 15)
##D   result.ex1$error
##D   # prediction for ncomp = 2 and keepX = c(50, 15) (15 is the last tested parameter)
##D   result.ex1$prediction.all
##D   table(vac18.simulated$stimulation, result.ex1$prediction.all)
## End(Not run)



## Second example: two-factor analysis with sPLS-DA
## Not run: 
##D   data(liver.toxicity)
##D   dose <- as.factor(liver.toxicity$treatment$Dose.Group)
##D   time <- as.factor(liver.toxicity$treatment$Time.Group)
##D   # note: we made up those data, pretending they are repeated measurements
##D   repeat.indiv <- c(1, 2, 1, 2, 1, 2, 1, 2, 3, 3, 4, 3, 4, 3, 4, 4, 5, 6, 5, 5,
##D                     6, 5, 6, 7, 7, 8, 6, 7, 8, 7, 8, 8, 9, 10, 9, 10, 11, 9, 9,
##D                     10, 11, 12, 12, 10, 11, 12, 11, 12, 13, 14, 13, 14, 13, 14,
##D                     13, 14, 15, 16, 15, 16, 15, 16, 15, 16)
##D   summary(as.factor(repeat.indiv)) # 16 rats, 4 measurements each
##D   
##D   design <- data.frame(sample = repeat.indiv,
##D                        dose = dose,
##D                        time = time)
##D   
##D   result.ex2 = tune.multilevel(liver.toxicity$gene,
##D                                 design = design, 
##D                                 ncomp=2,
##D                                 test.keepX=c(5, 10, 15), 
##D                                 already.tested.X = c(50),
##D                                 method = 'splsda',
##D                                 dist = 'mahalanobis.dist') 
##D   result.ex2
## End(Not run)

## Third example: one-factor integrative analysis with sPLS
## Not run: 
##D   data(liver.toxicity)
##D   dose <- as.factor(liver.toxicity$treatment$Dose.Group)
##D   # note: we made up those data, pretending they are repeated measurements
##D   repeat.indiv <- c(1, 2, 1, 2, 1, 2, 1, 2, 3, 3, 4, 3, 4, 3, 4, 4, 5, 6, 5, 5,
##D                     6, 5, 6, 7, 7, 8, 6, 7, 8, 7, 8, 8, 9, 10, 9, 10, 11, 9, 9,
##D                     10, 11, 12, 12, 10, 11, 12, 11, 12, 13, 14, 13, 14, 13, 14,
##D                     13, 14, 15, 16, 15, 16, 15, 16, 15, 16)
##D   summary(as.factor(repeat.indiv)) # 16 rats, 4 measurements each
##D   
##D   design <- data.frame(sample = repeat.indiv,
##D                        dose = dose)
##D   
##D   result.ex3 = tune.multilevel(X = liver.toxicity$gene, Y = liver.toxicity$clinic, 
##D                                 design = design,
##D                                 mode = 'canonical',
##D                                 ncomp=2,
##D                                 test.keepX=c(5, 10, 15), 
##D                                 test.keepY=c(2,3), 
##D                                 already.tested.X = c(50), already.tested.Y = c(5),
##D                                 method = 'spls') 
##D   
##D   result.ex3
## End(Not run)




base::assign(".dptime", (proc.time() - get(".ptime", pos = "CheckExEnv")), pos = "CheckExEnv")
base::cat("tune.multilevel", base::get(".format_ptime", pos = 'CheckExEnv')(get(".dptime", pos = "CheckExEnv")), "\n", file=base::get(".ExTimings", pos = 'CheckExEnv'), append=TRUE, sep="\t")
cleanEx()
nameEx("tune.pca")
### * tune.pca

flush(stderr()); flush(stdout())

base::assign(".ptime", proc.time(), pos = "CheckExEnv")
### Name: tune.pca
### Title: Tune the number of principal components in PCA
### Aliases: tune.pca
### Keywords: algebra

### ** Examples

data(liver.toxicity)
tune <- tune.pca(liver.toxicity$gene, center = TRUE, scale = TRUE)



base::assign(".dptime", (proc.time() - get(".ptime", pos = "CheckExEnv")), pos = "CheckExEnv")
base::cat("tune.pca", base::get(".format_ptime", pos = 'CheckExEnv')(get(".dptime", pos = "CheckExEnv")), "\n", file=base::get(".ExTimings", pos = 'CheckExEnv'), append=TRUE, sep="\t")
cleanEx()
nameEx("tune.rcc")
### * tune.rcc

flush(stderr()); flush(stdout())

base::assign(".ptime", proc.time(), pos = "CheckExEnv")
### Name: tune.rcc
### Title: Estimate the parameters of regularization for Regularized CCA
### Aliases: tune.rcc tune.rcc.default
### Keywords: multivariate dplot

### ** Examples

data(nutrimouse)
X <- nutrimouse$lipid
Y <- nutrimouse$gene

## this can take some seconds
## Not run: 
##D tune.rcc(X, Y, validation = "Mfold")
## End(Not run)



base::assign(".dptime", (proc.time() - get(".ptime", pos = "CheckExEnv")), pos = "CheckExEnv")
base::cat("tune.rcc", base::get(".format_ptime", pos = 'CheckExEnv')(get(".dptime", pos = "CheckExEnv")), "\n", file=base::get(".ExTimings", pos = 'CheckExEnv'), append=TRUE, sep="\t")
cleanEx()
nameEx("vip")
### * vip

flush(stderr()); flush(stdout())

base::assign(".ptime", proc.time(), pos = "CheckExEnv")
### Name: vip
### Title: Variable Importance in the Projection (VIP)
### Aliases: vip
### Keywords: regression multivariate

### ** Examples

data(linnerud)
X <- linnerud$exercise
Y <- linnerud$physiological
linn.pls <- pls(X, Y)

linn.vip <- vip(linn.pls)

barplot(linn.vip,
        beside = TRUE, col = c("lightblue", "mistyrose", "lightcyan"),
        ylim = c(0, 1.7), legend = rownames(linn.vip),
        main = "Variable Importance in the Projection", font.main = 4)



base::assign(".dptime", (proc.time() - get(".ptime", pos = "CheckExEnv")), pos = "CheckExEnv")
base::cat("vip", base::get(".format_ptime", pos = 'CheckExEnv')(get(".dptime", pos = "CheckExEnv")), "\n", file=base::get(".ExTimings", pos = 'CheckExEnv'), append=TRUE, sep="\t")
cleanEx()
nameEx("withinVariation")
### * withinVariation

flush(stderr()); flush(stdout())

base::assign(".ptime", proc.time(), pos = "CheckExEnv")
### Name: withinVariation
### Title: Within matrix decomposition for repeated measurements
###   (cross-over design)
### Aliases: withinVariation
### Keywords: regression multivariate

### ** Examples

## Example: one-factor analysis matrix decomposition
#--------------------------------------------------------------
data(vac18)
X <- vac18$genes
# sample indicates the repeated measurements
design <- data.frame(sample = vac18$sample, 
                     stimul = vac18$stimulation)
Xw <- withinVariation(X = X, design = design)
# multilevel PCA
res.pca.1level <- pca(Xw, ncomp = 3)

# compare a normal PCA with a multilevel PCA for repeated measurements.
# note: PCA makes the assumptions that all samples are independent, 
# so this analysis is flawed and you should use a multilevel PCA instead
res.pca <- pca(X, ncomp = 3)

# set up colors for plotIndiv
col.stim <- c("darkblue", "purple", "green4","red3")
col.stim <- col.stim[as.numeric(vac18$stimulation)]

# plotIndiv comparing both PCA and PCA multilevel
plotIndiv(res.pca, ind.names = vac18$stimulation, col = col.stim)
title(main = 'PCA ')
plotIndiv(res.pca.1level, ind.names = vac18$stimulation, col = col.stim)
title(main = 'PCA multilevel')



base::assign(".dptime", (proc.time() - get(".ptime", pos = "CheckExEnv")), pos = "CheckExEnv")
base::cat("withinVariation", base::get(".format_ptime", pos = 'CheckExEnv')(get(".dptime", pos = "CheckExEnv")), "\n", file=base::get(".ExTimings", pos = 'CheckExEnv'), append=TRUE, sep="\t")
cleanEx()
nameEx("wrapper.rgcca")
### * wrapper.rgcca

flush(stderr()); flush(stdout())

base::assign(".ptime", proc.time(), pos = "CheckExEnv")
### Name: wrapper.rgcca
### Title: mixOmics wrapper for Regularised Generalised Canonical
###   Correlation Analysis (rgcca)
### Aliases: wrapper.rgcca
### Keywords: multivariate

### ** Examples

data(nutrimouse)
# need to unmap the Y factor diet
Y = unmap(nutrimouse$diet)
data = list(nutrimouse$gene, nutrimouse$lipid,Y)
# with this design, gene expression and lipids are connected to the diet factor
# design = matrix(c(0,0,1,
#                   0,0,1,
#                   1,1,0), ncol = 3, nrow = 3, byrow = TRUE)

# with this design, gene expression and lipids are connected to the diet factor
# and gene expression and lipids are also connected
design = matrix(c(0,1,1,
                  1,0,1,
                  1,1,0), ncol = 3, nrow = 3, byrow = TRUE)
#note: the tau parameter is the regularization parameter
wrap.result.rgcca = wrapper.rgcca(data = data, design = design, tau = c(1, 1, 0), 
                                  ncomp = c(2, 2, 1),
                                  scheme = "centroid", verbose = FALSE)
#wrap.result.rgcca



base::assign(".dptime", (proc.time() - get(".ptime", pos = "CheckExEnv")), pos = "CheckExEnv")
base::cat("wrapper.rgcca", base::get(".format_ptime", pos = 'CheckExEnv')(get(".dptime", pos = "CheckExEnv")), "\n", file=base::get(".ExTimings", pos = 'CheckExEnv'), append=TRUE, sep="\t")
cleanEx()
nameEx("wrapper.sgcca")
### * wrapper.sgcca

flush(stderr()); flush(stdout())

base::assign(".ptime", proc.time(), pos = "CheckExEnv")
### Name: wrapper.sgcca
### Title: mixOmics wrapper for Sparse Generalised Canonical Correlation
###   Analysis (sgcca)
### Aliases: wrapper.sgcca
### Keywords: multivariate

### ** Examples

data(nutrimouse)
# need to unmap the Y factor diet
Y = unmap(nutrimouse$diet)
data = list(nutrimouse$gene, nutrimouse$lipid,Y)
# with this design, gene expression and lipids are connected to the diet factor
# design = matrix(c(0,0,1,
#                   0,0,1,
#                   1,1,0), ncol = 3, nrow = 3, byrow = TRUE)

# with this design, gene expression and lipids are connected to the diet factor
# and gene expression and lipids are also connected
design = matrix(c(0,1,1,
                  1,0,1,
                  1,1,0), ncol = 3, nrow = 3, byrow = TRUE)

#note: the penalty parameters will need to be tuned
wrap.result.sgcca = wrapper.sgcca(data = data, design = design, penalty = c(.3,.5, 1), 
                                  ncomp = c(2, 2, 1),
                                  scheme = "centroid", verbose = FALSE)
wrap.result.sgcca
#did the algo converge?
wrap.result.sgcca$crit  # yes



base::assign(".dptime", (proc.time() - get(".ptime", pos = "CheckExEnv")), pos = "CheckExEnv")
base::cat("wrapper.sgcca", base::get(".format_ptime", pos = 'CheckExEnv')(get(".dptime", pos = "CheckExEnv")), "\n", file=base::get(".ExTimings", pos = 'CheckExEnv'), append=TRUE, sep="\t")
### * <FOOTER>
###
options(digits = 7L)
base::cat("Time elapsed: ", proc.time() - base::get("ptime", pos = 'CheckExEnv'),"\n")
grDevices::dev.off()
###
### Local variables: ***
### mode: outline-minor ***
### outline-regexp: "\\(> \\)?### [*]+" ***
### End: ***
quit('no')
